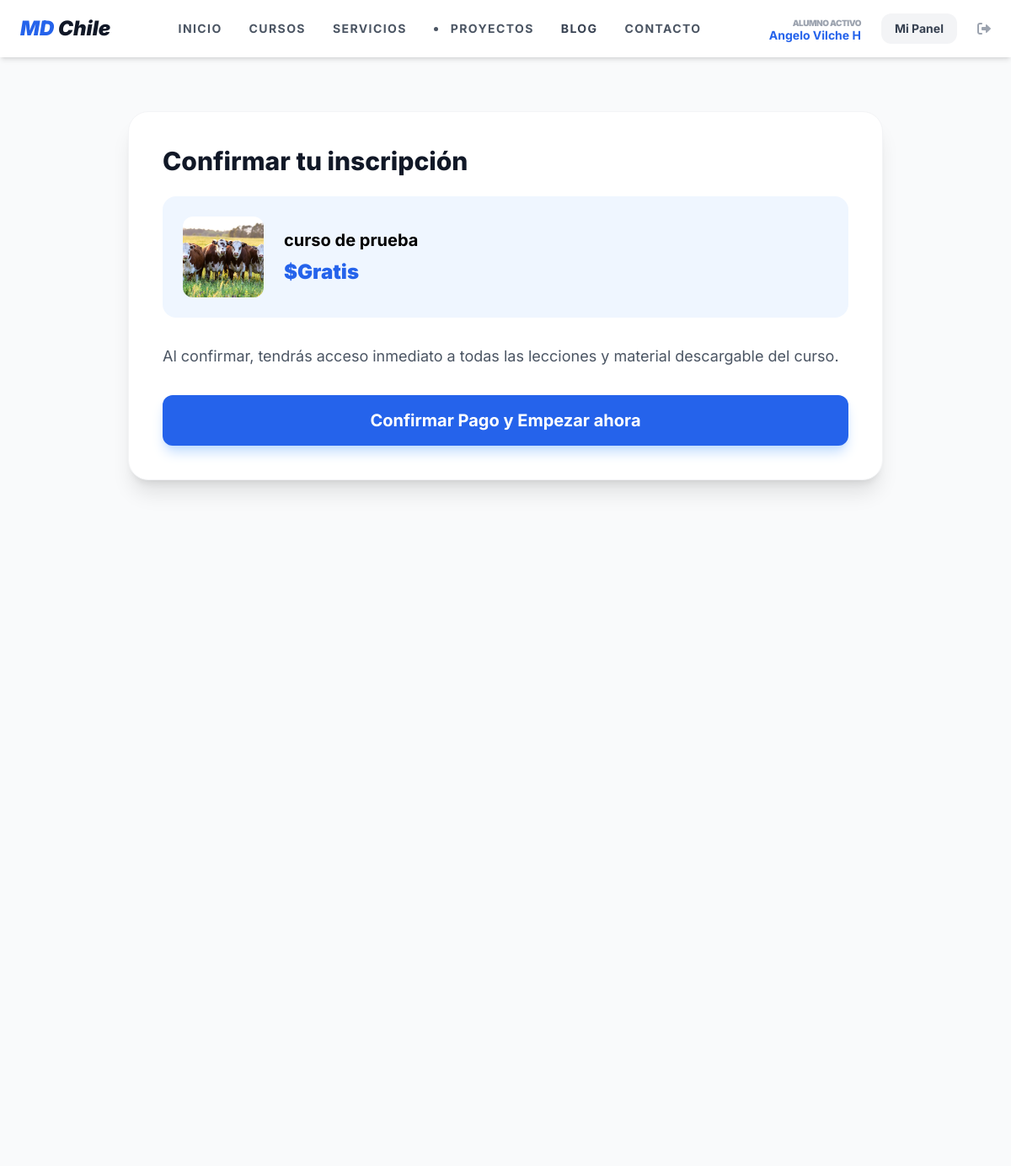
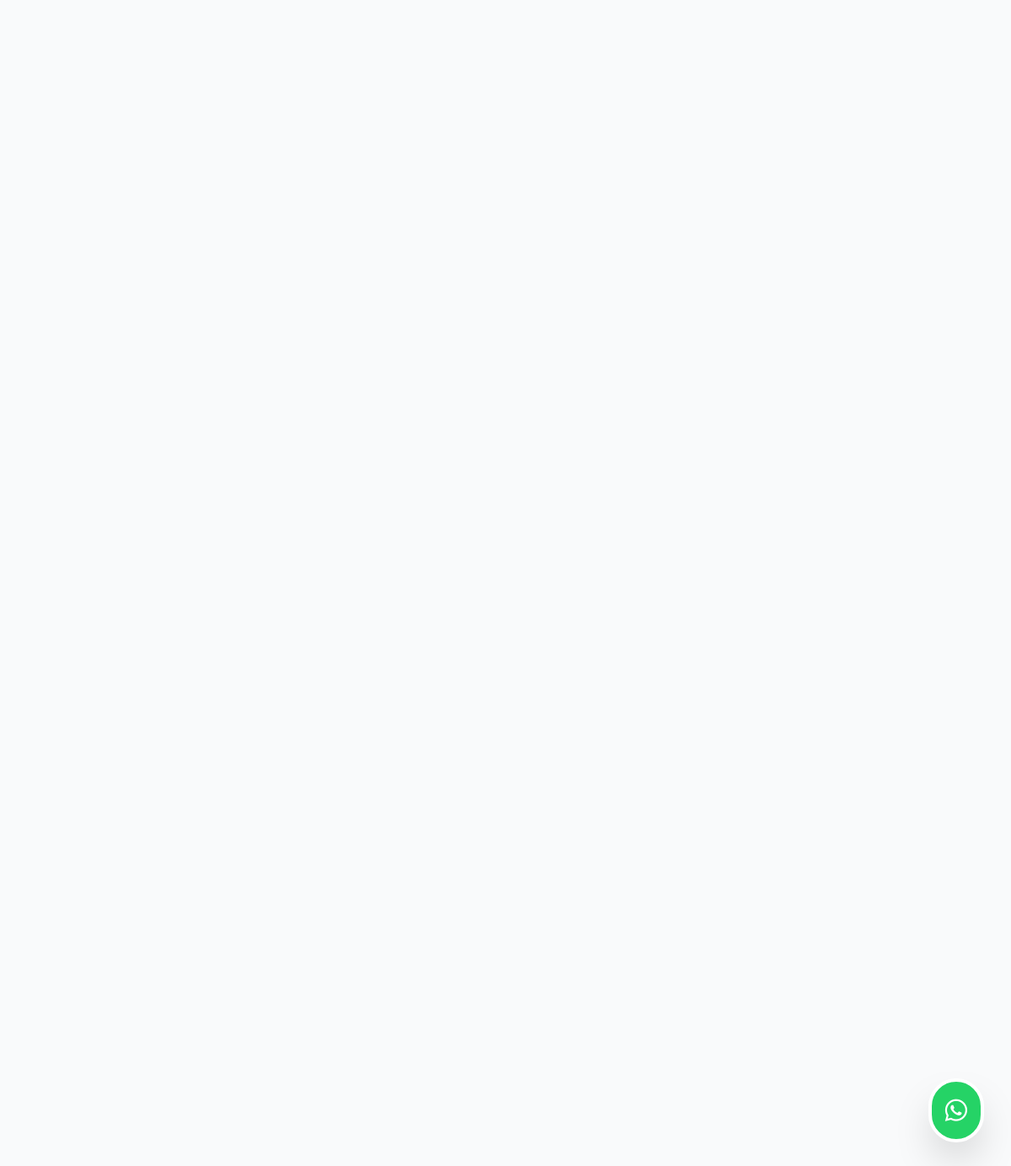
Screenshot of /checkout/4/ (signed in) with the database file from the repository (2 pictures, top to bottom).
### users/models.py (models this page shows, shortened)
class User(AbstractUser):
    is_client = models.BooleanField(default=True)
    is_admin_user = models.BooleanField(default=False)
    profile_picture = models.ImageField(upload_to='users/profiles/', null=True, blank=True)
    bio = models.TextField(max_length=500, blank=True)
    rut = models.CharField(max_length=12, blank=True, null=True)
    linkedin_url = models.URLField(blank=True, null=True)

### courses/models.py (models this page shows, shortened)
class Course(models.Model):
    title = models.CharField(max_length=200)
    slug = models.SlugField(unique=True, blank=True, null=True)
    description = models.TextField()
    image = models.ImageField(upload_to='courses/banners/', null=True, blank=True)
    price = models.IntegerField(default=0)
    is_published = models.BooleanField(default=True)
    created_at = models.DateTimeField(auto_now_add=True)

### courses/views.py (the view)
# urls.py: path('checkout/<int:course_id>/', views.checkout, name='checkout'),
@login_required
def checkout(request, course_id):
    course = get_object_or_404(Course, id=course_id)
    return render(request, 'courses/checkout.html', {'course': course})

### templates/courses/checkout.html
{% extends 'base.html' %}
{% block content %}
<div class="bg-gray-50 min-h-screen py-16 px-6">
    <div class="max-w-4xl mx-auto bg-white p-10 rounded-3xl shadow-xl border border-gray-100">
        <h1 class="text-3xl font-extrabold text-gray-900 mb-6">Confirmar tu inscripción</h1>
        <div class="flex items-center mb-8 p-6 bg-blue-50 rounded-2xl">
            {% if course.image %}
                <img src="{{ course.image.url }}" class="w-24 h-24 object-cover rounded-xl mr-6">
            {% endif %}
            <div>
                <h2 class="text-xl font-bold">{{ course.title }}</h2>
                <p class="text-2xl font-black text-blue-600 mt-2">${{ course.price|default:"Gratis" }}</p>
            </div>
        </div>
        <p class="text-gray-600 mb-8 text-lg">Al confirmar, tendrás acceso inmediato a todas las lecciones y material descargable del curso.</p>
        <a href="{% url 'enroll_trial' course.id %}" class="w-full block text-center bg-blue-600 text-white py-4 rounded-xl font-bold text-xl hover:bg-blue-700 transition shadow-lg shadow-blue-200">
            Confirmar Pago y Empezar ahora
        </a>
    </div>
</div>
{% endblock %}

### templates/base.html (shortened to what this page needs)
<!DOCTYPE html>
<html lang="es">
<head>
    <script src="https://cdn.tailwindcss.com"></script>
    <link rel="stylesheet" href="https://cdnjs.cloudflare.com/ajax/libs/font-awesome/6.0.0/css/all.min.css">
</head>
<body class="bg-gray-50 flex flex-col min-h-screen">
    <nav class="bg-white shadow-md py-4 px-6 flex justify-between items-center sticky top-0 z-50">
        <a href="{% url 'home' %}" class="text-2xl font-black text-blue-600 italic">
            MD <span class="text-gray-900">Chile</span>
        </a>
        <div class="hidden md:flex space-x-8 font-bold text-gray-600 uppercase text-sm tracking-widest">
            <a href="{% url 'home' %}" class="hover:text-blue-600 transition">Inicio</a>
            <a href="{% url 'dashboard' %}" class="hover:text-blue-600 transition">Cursos</a>
            <a href="{% url 'services_list' %}" class="hover:text-blue-600 transition">Servicios</a>
            <li class="nav-item">
            <a class="nav-link {% if request.path == '/proyectos/' %}active{% endif %}" href="{% url 'projects_list' %}">PROYECTOS</a>
            </li>
            <a href="{% url 'blog_list' %}" class="text-gray-700 hover:text-blue-600 font-bold transition">Blog</a>
            <a href="{% url 'contact_view' %}" class="hover:text-blue-600 transition">Contacto</a>
        </div>
        <div class="flex items-center space-x-4">
            {% if user.is_authenticated %}
                <div class="hidden lg:flex flex-col items-end mr-2">
                    <span class="text-[10px] font-black text-gray-400 uppercase tracking-tighter">Alumno Activo</span>
                    <span class="text-sm font-bold text-blue-600 leading-none">
                        {% if user.first_name %}{{ user.first_name }}{% else %}{{ user.username }}{% endif %}
                    </span>
                </div>
                <a href="{% url 'dashboard' %}" class="bg-gray-100 text-gray-700 px-4 py-2 rounded-xl hover:bg-gray-200 transition font-bold text-sm">
                    Mi Panel
                </a>
                <form method="post" action="{% url 'account_logout' %}" class="inline">
                    <button type="submit" class="text-gray-400 hover:text-red-500 transition ml-2">
                        <i class="fas fa-sign-out-alt"></i>
                    </button>
                </form>
            {% endif %}
        </div>
    </nav>
    <main class="flex-grow">
        {% block content %}{% endblock %}
    </main>
    <a href="https://wa.me/56975899661" target="_blank"
       class="fixed bottom-8 right-8 bg-[#25D366] text-white p-4 rounded-full shadow-2xl hover:scale-110 transition-transform z-50 flex items-center justify-center border-4 border-white">
        <i class="fab fa-whatsapp text-3xl"></i>
    </a>
</body>
</html>

### templates/base.html (style rules this page uses)
body { font-family: 'Inter', sans-serif; }

### rows the page displays
User: first_name "Angelo Vilche H"
Course: image (picture), title "curso de prueba", price "Gratis"
